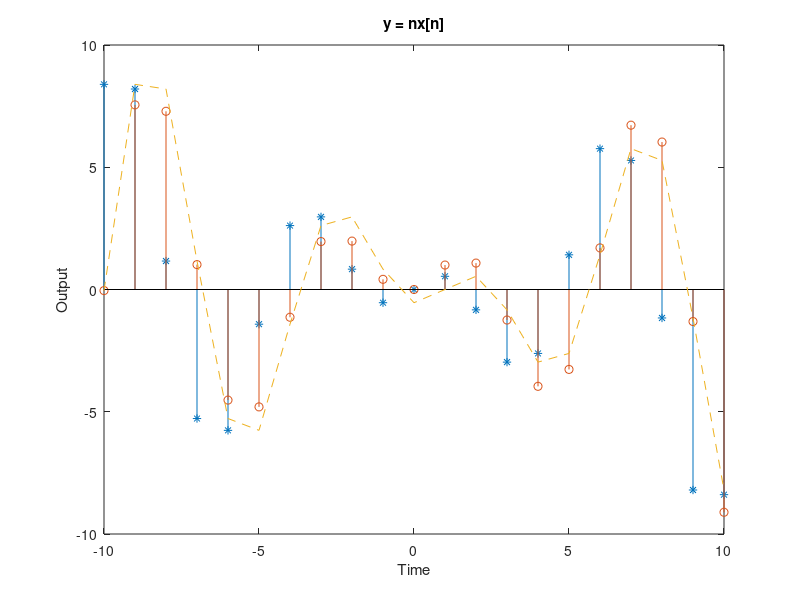

Reproduce this figure in MATLAB.
clf
% define scope
l = 10;

% time-invariance
% the original function:x[n] = cos(n) and y = n*x[n]
n1 = [-l:l];
x1 = cos(n1);
y1 = n1 .* x1

% let the input signal have a time shift: x2[n] = x1[n-1]
n2 = n1 - 1;
y2 = n1 .* cos(n2)

% let the original output signal have a time shift: y3[n] = y1[n-1]
y3 = n2 .* cos(n2)

stem(n1, y1, '*')
hold on
stem(n1, y2)
hold on
plot(n1, y3, '--')

title('y = nx[n]');
xlabel('Time');
ylabel('Output');

% stability and invertible
